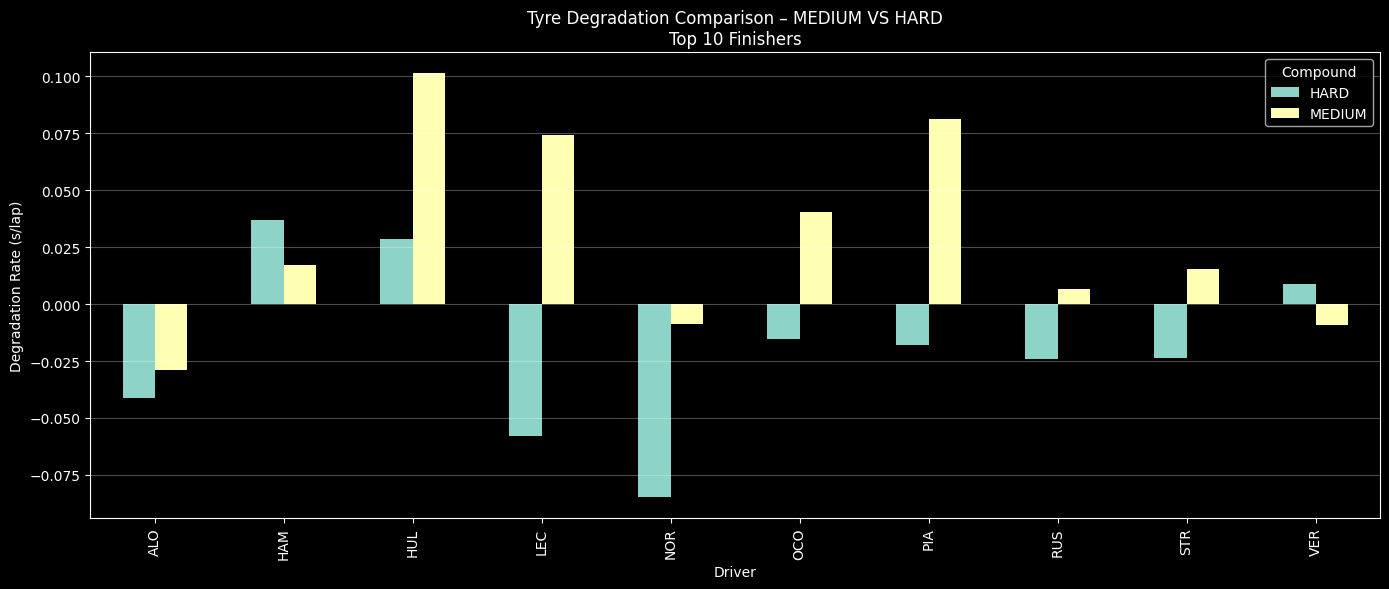

Reproduce this figure in Python.
import fastf1, os
import pandas as pd
import numpy as np
import matplotlib.pyplot as plt
from pathlib import Path

# ===== CONFIG =====
YEAR = 2025
GP = "Abu Dhabi"
SESSION = "R"
COMPOUNDS = ["MEDIUM", "HARD"]
TOP_N = 10
CACHE_DIR = Path("/content/fastf1_cache")

# ===== CACHE =====
CACHE_DIR.mkdir(parents=True, exist_ok=True)
fastf1.Cache.enable_cache(CACHE_DIR)

# ===== LOAD =====
session = fastf1.get_session(YEAR, GP, SESSION)
session.load()

laps = session.laps
laps = laps[laps["IsAccurate"]].copy()
laps["LapTimeSec"] = laps["LapTime"].dt.total_seconds()

drivers = (
    session.results
    .sort_values("Position")
    .head(TOP_N)["Abbreviation"]
    .tolist()
)

laps = laps[
    laps["Driver"].isin(drivers) &
    laps["PitInTime"].isna() &
    laps["PitOutTime"].isna() &
    laps["Compound"].isin(COMPOUNDS)
]

# ===== REMOVE OUTLIERS (IQR per driver, compound, stint) =====
clean = []

for (d, c, s), dl in laps.groupby(["Driver","Compound","Stint"]):
    if len(dl) < 5:
        continue
    q1, q3 = dl["LapTimeSec"].quantile([0.25, 0.75])
    iqr = q3 - q1
    dl = dl[(dl["LapTimeSec"] >= q1-1.5*iqr) & (dl["LapTimeSec"] <= q3+1.5*iqr)]
    clean.append(dl)

clean = pd.concat(clean)

# ===== CALCULATE DEGRADATION SLOPE =====
records = []

for (d, c), dl in clean.groupby(["Driver","Compound"]):
    stint_id = dl.groupby("Stint").size().idxmax()
    st = dl[dl["Stint"] == stint_id]
    if len(st) < 5:
        continue
    slope = np.polyfit(st["TyreLife"], st["LapTimeSec"], 1)[0]
    records.append({"Driver": d, "Compound": c, "Degradation_s_per_lap": slope})

deg = pd.DataFrame(records)

# ===== PLOT =====
pivot = deg.pivot(index="Driver", columns="Compound", values="Degradation_s_per_lap")
pivot.plot(kind="bar", figsize=(14,6))

plt.title("Tyre Degradation Comparison – MEDIUM VS HARD\nTop 10 Finishers")
plt.ylabel("Degradation Rate (s/lap)")
plt.grid(axis="y", alpha=0.3)
plt.tight_layout()
plt.show()

pivot
